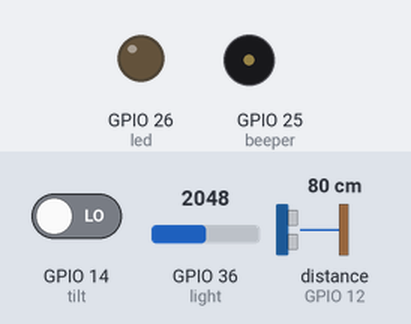
Bench run of a program on a simulated ESP32 board running MicroPython. Parts: output pins drawn as LEDs (lit = HIGH), buzzer (waves = sounding). Dashed ring = blinking. The inputs (shaded band) are chosen by the test bench; at power-on: distance to the obstacle (sensor on GPIO 12) 80 cm, GPIO 36 (light) = 2048, GPIO 14 (tilt) LOW (analog values on the 0–4095 scale). The echo pulse lasts 58.3 µs per cm; pins used as bus, display or sensor lines are not drawn.

Above: at 3.2 s.
3.3 s: distance to the obstacle (sensor on GPIO 12) set to 33 cm
4.8 s: distance to the obstacle (sensor on GPIO 12) set to 28 cm
At 5.51 s:
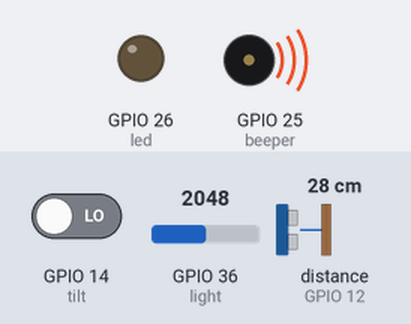
7.8 s: GPIO 36 (light) set to 2430
10.8 s: GPIO 36 (light) set to 2550
At 11.32 s:
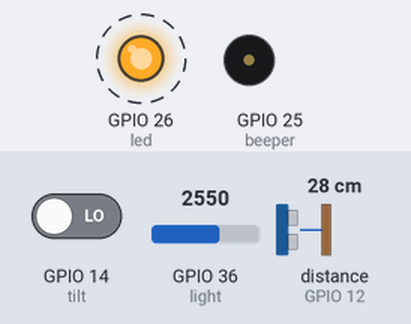
13.8 s: GPIO 36 (light) set to 2460
At 14.3 s:
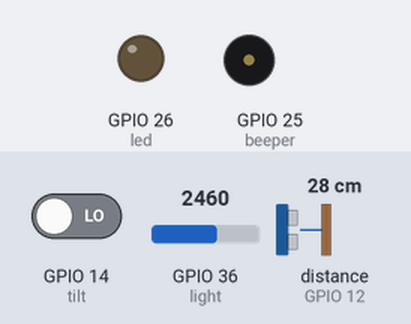
16.8 s: GPIO 36 (light) set to 2540
At 17.46 s:
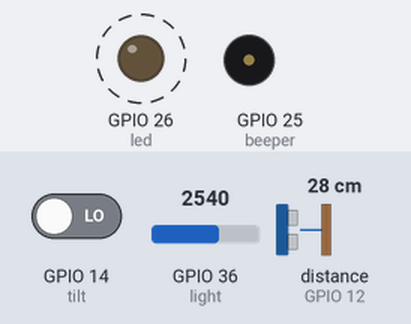
Timing chart, 0 to 20.8 s (numbered marks = the images above; inputs shaded):
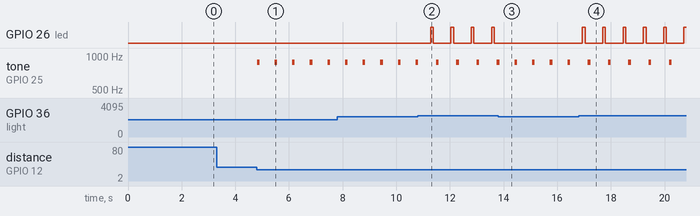

Measured:
- the behaviour switches between 31 and 30 cm on distance to the obstacle (sensor on GPIO 12) (found by bisection; images 0 and 1)
- the behaviour switches between 2500 and 2501 on GPIO 36 (light) (found by bisection; images 1 and 2)
- after the input at 3.3 s, every drawn part: stays the same
- after the input at 4.8 s, tone on GPIO 25 (beeper): alternates 880 Hz for 0.10 s and silent for 0.56 s, starting at once
- after the input at 10.8 s, GPIO 26 (led): alternates HIGH for 0.10 s and LOW for 0.66 s, starting after 0.48 s
- after the input at 13.8 s, GPIO 26 (led): stops changing and stays LOW
- after the input at 16.8 s, GPIO 26 (led): alternates HIGH for 0.10 s and LOW for 0.66 s, starting after 0.14 s

The program:

design_cane.py
```python
from machine import Pin, PWM, ADC
import time

trig = Pin(13, Pin.OUT)
echo = Pin(12, Pin.IN)
beeper = PWM(Pin(25))
beeper.freq(440)
beeper.duty(0)
led = Pin(26, Pin.OUT)
light = ADC(Pin(36))
light.atten(ADC.ATTN_11DB)
light.width(ADC.WIDTH_12BIT)
tilt = Pin(14, Pin.IN)


def get_distance():
    trig.value(1)
    time.sleep_us(10)
    trig.value(0)
    while not echo.value():
        pass
    start = time.ticks_us()
    while echo.value():
        pass
    stop = time.ticks_us()
    t = time.ticks_diff(stop, start) // 2
    return int(340 * t // 10000)


def check_distance():
    d = get_distance()
    if d < 30:
        beeper.freq(880)
        beeper.duty(512)
        time.sleep(0.1)
        beeper.duty(0)
        time.sleep_ms(((d - 0) * (500 - 50) // (30 - 0) + 50))


def check_light():
    if light.read() > 2500:
        led.value(1)
        time.sleep(0.1)
        led.value(0)


def check_tilt():
    if tilt.value() == 1:
        beeper.freq(1319)
        beeper.duty(512)
        time.sleep(0.25)
        beeper.duty(0)


time.sleep(2)
while True:
    check_distance()
    check_light()
    check_tilt()
    time.sleep(0.1)
```
